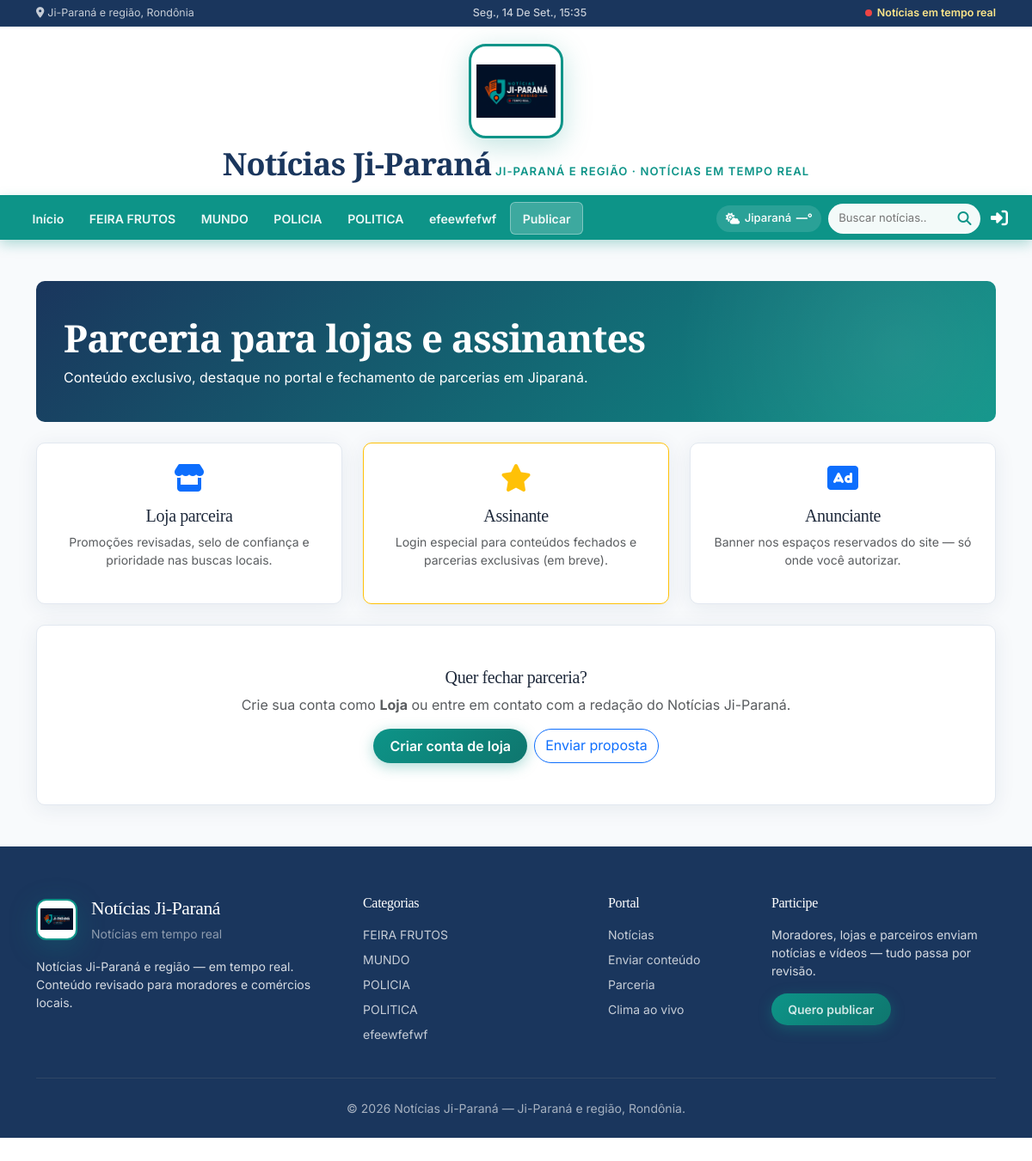
Screenshot of /parceria/ with the database file from the repository.
### noticias/models.py (models this page shows, shortened)
class Categoria(models.Model):
    nome = models.CharField(max_length=100)
    slug = models.SlugField(unique=True, blank=True)

### noticias/views_auth.py (the view)
# urls.py: path('parceria/', ParceriaView.as_view(), name='parceria'),
class ParceriaView(TemplateView):
    template_name = 'noticias/parceria.html'

### noticias/models.py (called while the page is built)
    @property
    def tem_conteudo(self):
        return self.ativo and (bool(self.codigo_html.strip()) or self.imagem)

### noticias/templatetags/portal_extras.py (called while the page is built)
@register.inclusion_tag('noticias/partials/ad_slot.html')
def ad_slot(slot):
    cache_key = f'anuncio_{slot}'
    anuncio = cache.get(cache_key)
    if anuncio is None:
        try:
            anuncio = Anuncio.objects.get(slot=slot)
        except Anuncio.DoesNotExist:
            anuncio = None
        cache.set(cache_key, anuncio, 120)
    return {'anuncio': anuncio, 'slot': slot}

### noticias/templates/noticias/parceria.html (shortened to what this page needs)
{% extends "noticias/base.html" %}
{% block content %}
<div class="hero-banner mb-4">
    <h1 class="display-font h2 mb-2">Parceria para lojas e assinantes</h1>
    <p class="mb-0 opacity-90">Conteúdo exclusivo, destaque no portal e fechamento de parcerias em {{ site_city }}.</p>
</div>
<div class="row g-4">
    <div class="col-md-4">
        <div class="glass-card p-4 h-100 text-center">
            <i class="fas fa-store fa-2x text-primary mb-3"></i>
            <h3 class="h5 display-font">Loja parceira</h3>
            <p class="small text-muted">Promoções revisadas, selo de confiança e prioridade nas buscas locais.</p>
        </div>
    </div>
    <div class="col-md-4">
        <div class="glass-card p-4 h-100 text-center border border-warning">
            <i class="fas fa-star fa-2x text-warning mb-3"></i>
            <h3 class="h5 display-font">Assinante</h3>
            <p class="small text-muted">Login especial para conteúdos fechados e parcerias exclusivas (em breve).</p>
        </div>
    </div>
    <div class="col-md-4">
        <div class="glass-card p-4 h-100 text-center">
            <i class="fas fa-ad fa-2x text-primary mb-3"></i>
            <h3 class="h5 display-font">Anunciante</h3>
            <p class="small text-muted">Banner nos espaços reservados do site — só onde você autorizar.</p>
        </div>
    </div>
</div>
<div class="glass-card p-4 p-lg-5 mt-4 text-center">
    <h2 class="h5 display-font">Quer fechar parceria?</h2>
    <p class="text-muted">Crie sua conta como <strong>Loja</strong> ou entre em contato com a redação do {{ site_name }}.</p>
    <div class="d-flex flex-wrap justify-content-center gap-2 mt-3">
        <a href="{% url 'cadastro' %}" class="btn btn-contribuir rounded-pill">Criar conta de loja</a>
        <a href="{% url 'contribuir' %}" class="btn btn-outline-primary rounded-pill">Enviar proposta</a>
    </div>
</div>
{% endblock %}

### noticias/templates/noticias/base.html (shortened to what this page needs)
{% load static portal_extras %}
<!DOCTYPE html>
<html lang="pt-br" data-bs-theme="light">
<head>
    <meta property="og:image" content="{% block og_image %}{{ request.scheme }}://{{ request.get_host }}{% load static %}{% static site_logo %}{% endblock %}">
    <link href="https://cdn.jsdelivr.net/npm/bootstrap@5.3.2/dist/css/bootstrap.min.css" rel="stylesheet">
    <link rel="stylesheet" href="https://cdnjs.cloudflare.com/ajax/libs/font-awesome/6.4.0/css/all.min.css">
    <link rel="stylesheet" href="{% static 'css/portal.css' %}">
</head>
<body class="{% block body_class %}{% endblock %} has-mobile-nav">
    <div class="top-strip">
        <div class="container d-flex justify-content-between align-items-center flex-wrap gap-2">
            <span class="top-strip__loc"><i class="fas fa-map-marker-alt me-1"></i>{{ site_region }}, {{ site_state }}</span>
            <span class="top-strip__clock" id="navClock" aria-live="polite"></span>
            <span class="top-strip__live"><span class="live-dot" aria-hidden="true"></span>{{ site_slogan }}</span>
        </div>
    </div>
    <header class="masthead">
        <div class="container">
            <a href="{% url 'experiencia' %}" class="masthead__brand" title="Clique — clima, hora e localização ao vivo">
                <img src="{% static site_logo %}" alt="{{ site_name }}" class="masthead__logo">
                <div class="masthead__text">
                    <span class="masthead__name display-font">{{ site_name }}</span>
                    <span class="masthead__tagline">{{ site_region }} · {{ site_slogan }}</span>
                </div>
            </a>
        </div>
    </header>
    <nav class="cat-nav sticky-top" aria-label="Categorias">
        <div class="container-fluid px-lg-4">
            <div class="cat-nav__row">
                <div class="collapse cat-nav__collapse show" id="catNavMenu">
                    <ul class="cat-nav__list">
                        <li>
                            <a href="{% url 'index' %}" class="cat-nav__link {% if request.resolver_match.url_name == 'index' and not request.GET.q %}is-active{% endif %}">Início</a>
                        </li>
                        {% for cat in nav_categorias %}
                        <li>
                            <a href="{% url 'noticias_por_categoria' cat.slug %}" class="cat-nav__link">{{ cat.nome }}</a>
                        </li>
                        {% endfor %}
                        <li><a href="{% url 'contribuir' %}" class="cat-nav__link cat-nav__link--cta">Publicar</a></li>
                    </ul>
                </div>
                <div class="cat-nav__tools">
                    <a href="{% url 'experiencia' %}" class="nav-weather" id="navWeather" title="Clima ao vivo">
                        <i class="fas fa-cloud-sun"></i>
                        <span>{{ site_city }}</span>
                        <strong id="navWeatherTemp">—°</strong>
                    </a>
                    <form class="nav-search-form" method="get" action="{% url 'index' %}">
                        <input type="search" name="q" placeholder="Buscar notícias..." value="{{ request.GET.q }}" aria-label="Buscar">
                        <button type="submit" aria-label="Buscar"><i class="fas fa-search"></i></button>
                    </form>
                    {% if user.is_authenticated %}
                    <a href="{% url 'conta' %}" class="cat-nav__user d-none d-md-inline-flex"><i class="fas fa-user-circle"></i></a>
                    {% else %}
                    <a href="{% url 'entrar' %}" class="cat-nav__user d-none d-md-inline-flex"><i class="fas fa-sign-in-alt"></i></a>
                    {% endif %}
                </div>
            </div>
        </div>
    </nav>
    <main class="site-main">
        <div class="container my-4 my-lg-5">
            {% block content %}{% endblock %}
        </div>
    </main>
    <footer class="site-footer">
        <div class="container">
            <div class="row g-4">
                <div class="col-lg-4">
                    <a href="{% url 'index' %}" class="footer-brand-lockup d-inline-flex align-items-center gap-3 text-decoration-none mb-3">
                        <img src="{% static site_logo %}" alt="" class="masthead__logo masthead__logo--sm">
                        <span>
                            <span class="footer-brand d-block display-font">{{ site_name }}</span>
                            <small class="text-white-50">{{ site_slogan }}</small>
                        </span>
                    </a>
                    <p class="small mb-0">{{ site_tagline }}. Conteúdo revisado para moradores e comércios locais.</p>
                </div>
                <div class="col-lg-3">
                    <h4 class="h6 text-white mb-3">Categorias</h4>
                    <ul class="list-unstyled small footer-links">
                        {% for cat in nav_categorias %}
                        <li class="mb-2"><a href="{% url 'noticias_por_categoria' cat.slug %}">{{ cat.nome }}</a></li>
                        {% endfor %}
                    </ul>
                </div>
                <div class="col-lg-2">
                    <h4 class="h6 text-white mb-3">Portal</h4>
                    <ul class="list-unstyled small footer-links">
                        <li class="mb-2"><a href="{% url 'index' %}">Notícias</a></li>
                        <li class="mb-2"><a href="{% url 'contribuir' %}">Enviar conteúdo</a></li>
                        <li class="mb-2"><a href="{% url 'parceria' %}">Parceria</a></li>
                        <li class="mb-2"><a href="{% url 'experiencia' %}">Clima ao vivo</a></li>
                    </ul>
                </div>
                <div class="col-lg-3">
                    <h4 class="h6 text-white mb-3">Participe</h4>
                    <p class="small">Moradores, lojas e parceiros enviam notícias e vídeos — tudo passa por revisão.</p>
                    <a href="{% url 'contribuir' %}" class="btn btn-contribuir btn-sm">Quero publicar</a>
                </div>
            </div>
            <hr class="border-secondary my-4 opacity-25">
            <p class="text-center small mb-0 opacity-75">© {% now "Y" %} {{ site_name }} — {{ site_region }}, {{ site_state }}.</p>
        </div>
    </footer>
</body>
</html>

### rows the page displays
Categoria: nome "FEIRA FRUTOS"
Categoria: nome "MUNDO"
Categoria: nome "POLICIA"
Categoria: nome "POLITICA"
Categoria: nome "efeewfefwf"

### other values shown
{{ site_region }} "Ji-Paraná e região"
{{ site_state }} "Rondônia"
{{ site_slogan }} "Notícias em tempo real"
{{ site_name }} "Notícias Ji-Paraná"
{{ site_region }} "JI-PARANÁ E REGIÃO"
{{ site_slogan }} "NOTÍCIAS EM TEMPO REAL"
{{ site_city }} "Jiparaná"
{{ site_tagline }} "Notícias Ji-Paraná e região — em tempo real"
